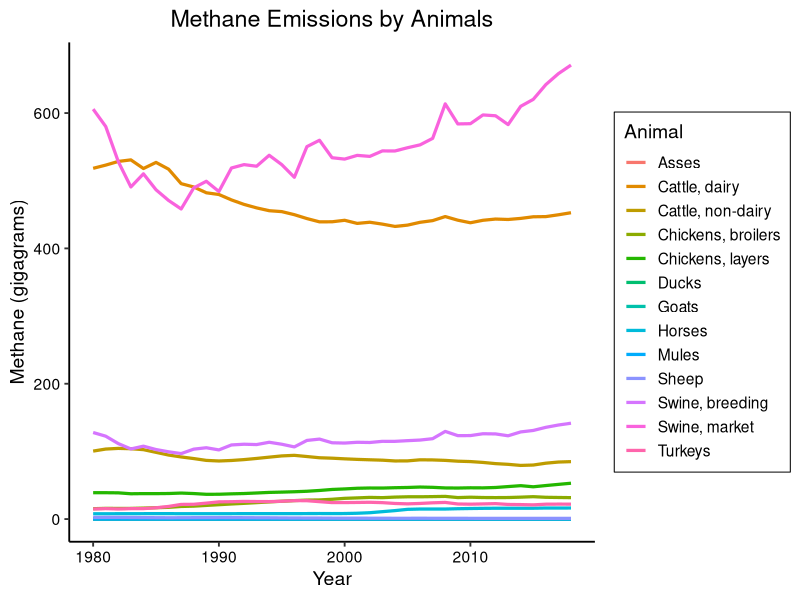
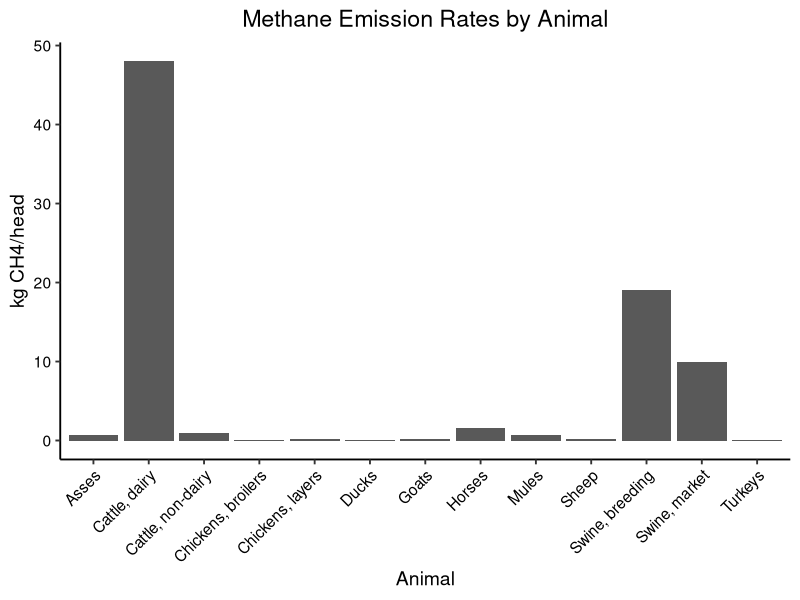
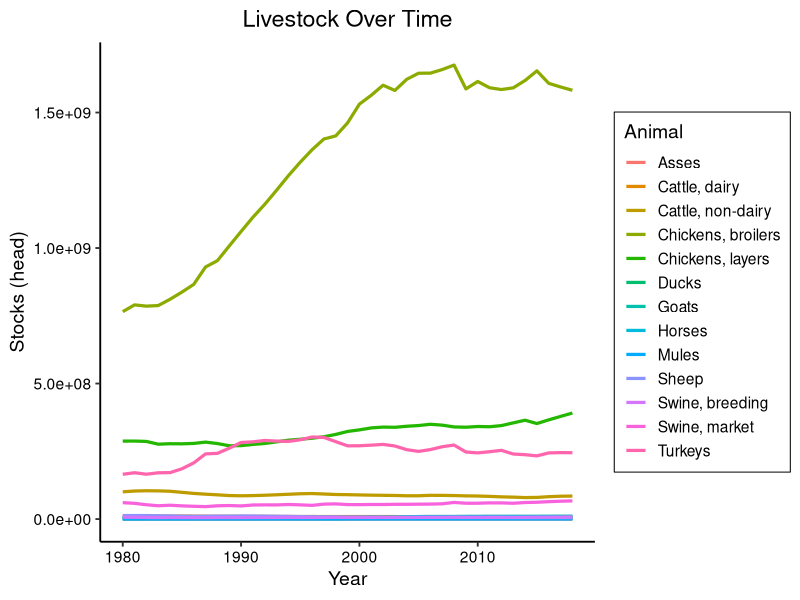
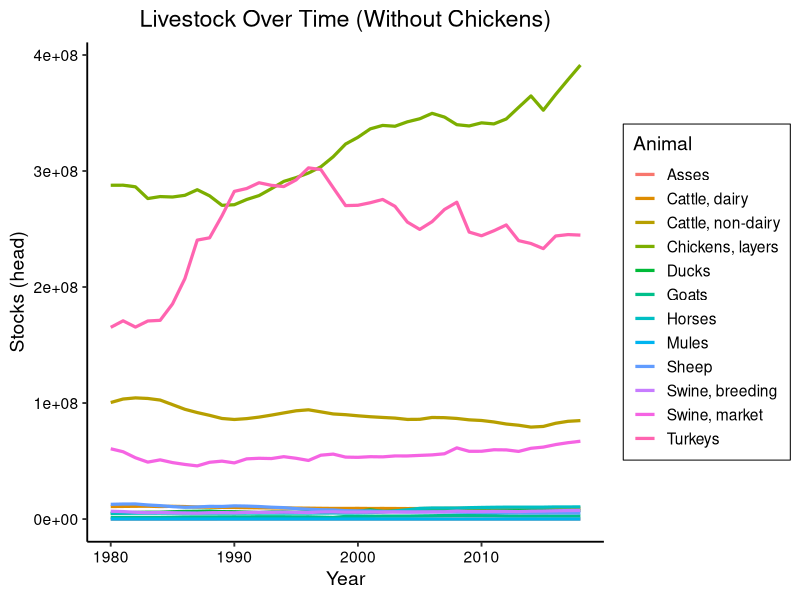

Here is the R script that generated these plots, in order:
## ---- chunk 1
knitr::opts_chunk$set(echo = TRUE)
## ---- chunk 2
library(tidyverse)
library(ggplot2)
Poop_raw <- read.csv("./Data/Raw/FAOSTAT_data_1980_2050.csv", stringsAsFactors = TRUE)
#filtering just for the columns we want
Poop_filtered <- Poop_raw %>% 
  select(Element, Item, Year:Value)
#filtering for only total CH4 (methane)
Poop_CH4 <- Poop_filtered %>% 
  filter(Element == "Emissions (CH4) (Manure management)")
## ---- chunk 3
#set theme
mytheme <- theme_classic(base_size = 14) + 
  theme(axis.text = element_text(color = "black"), 
        legend.position = "right", 
        legend.box.background = element_rect(color="black"), legend.background = element_blank(),  
        plot.title=element_text(hjust = 0.5))
#makes font size bigger, puts legend on right, puts box around legend, centers title in middle
theme_set(mytheme) #setting for all subsequent plots
## ---- chunk 4
#making summary tables of CH4 data
summary(Poop_CH4)
range(Poop_CH4$Value)
mean(Poop_CH4$Value)
unique(Poop_CH4$Item)


## ---- chunk 5
#filter to remove projected data (remove empty years) 
CH4_time <- Poop_CH4 %>% 
  filter(Year %in% c(1980:2018))


#simple visualization of methane emissions from animals 
CH4_plot <- ggplot(CH4_time, aes(x=Year, y=Value, color=Item))+
  geom_line(size=1.1)+
  labs(y="Methane (gigagrams)", title = "Methane Emissions by Animals", col="Animal")
print(CH4_plot)
## ---- chunk 6
#making a filtered dataset for the rate
Poop_CH4_rate <- Poop_filtered %>% 
  filter(Element == "Implied emission factor for CH4 (Manure management)") 
## ---- chunk 7
#making dataset for one year for visualization purposes
Poop_rate_1year <- Poop_CH4_rate %>% 
  filter(Year == "1980")
#making barplot
Rate_barplot <- ggplot(data=Poop_rate_1year, aes(x=Item,y= Value))+
  geom_bar(stat="identity")+
  theme(axis.text.x = element_text(angle=45, hjust=1))+
  labs(title="Methane Emission Rates by Animal", x = "Animal", y = "kg CH4/head")
Rate_barplot
## ---- chunk 8
#making lineplot to show head of animals over time
#filtering for only stocks (head of animals) and exclude future years
Stocks <- Poop_filtered %>% 
  filter(Element == "Stocks") %>% 
  filter(Year %in% c(1980:2018))

#full lineplot to show head of animals over time
Stock_plot <- ggplot(Stocks, aes(x=Year, y=Value, color=Item))+
  geom_line(size=1.1)+
  labs(y="Stocks (head)", title = "Livestock Over Time", col="Animal")
print(Stock_plot)

#making lineplot without chickens for better visualization
Stock_nochix <- Stocks %>% 
  filter(Item %in% c("Asses", "Cattle, dairy", "Cattle, non-dairy", "Chickens, layers", "Ducks", "Goats", "Horses", "Mules", "Sheep", "Swine, breeding", "Swine, market", "Turkeys") )

Stock_plot_nochix <- ggplot(Stock_nochix, aes(x=Year, y=Value, color=Item))+
  geom_line(size=1.1)+
  labs(y="Stocks (head)", title = "Livestock Over Time (Without Chickens)", col="Animal")
print(Stock_plot_nochix)


